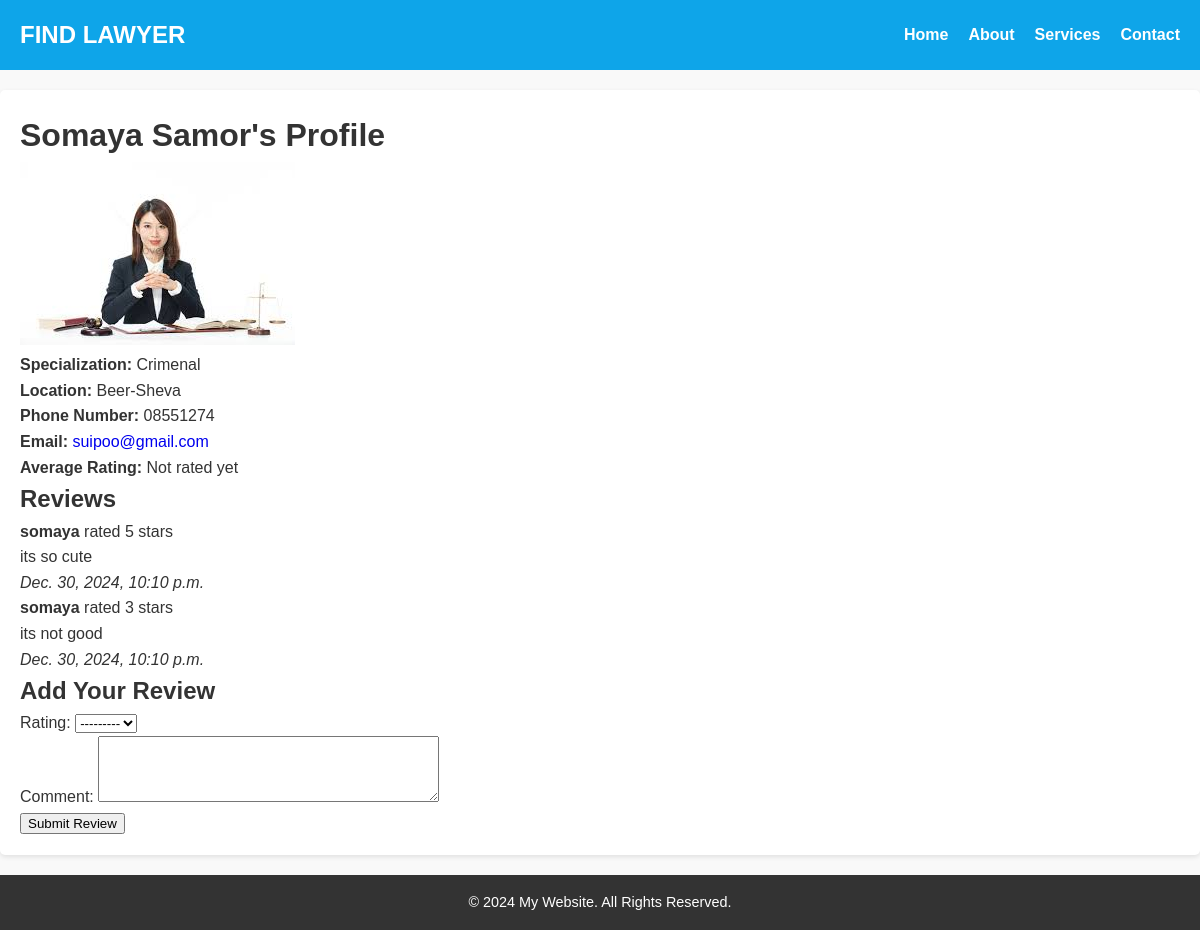
/lawyer/8/, run on the app's committed database.
### home/models.py (models this page shows, shortened)
class Lawyer(models.Model):
    first_name = models.CharField(max_length=100)
    last_name = models.CharField(max_length=100)
    specialization = models.CharField(max_length=200)
    location = models.CharField(max_length=200)
    photo = models.ImageField(upload_to='lawyer_photos/', null=True, blank=True)
    rating = models.DecimalField(max_digits=2, decimal_places=1, default=0.0)
    price_range = models.DecimalField(max_digits=10, decimal_places=2, default=0.0)
    years_of_experience = models.PositiveIntegerField()
    phone_number = models.CharField(max_length=15, blank=True, null=True)
    email = models.EmailField(blank=True, null=True)
    created_at = models.DateTimeField(default=timezone.now)  # Automatically set the current time

class Review(models.Model):
    lawyer = models.ForeignKey(Lawyer, on_delete=models.CASCADE, related_name='reviews')
    user = models.ForeignKey(User, on_delete=models.CASCADE)  # Review author
    rating = models.PositiveIntegerField(choices=[(i, i) for i in range(1, 6)])  # 1-5 stars
    comment = models.TextField(blank=True)
    created_at = models.DateTimeField(auto_now_add=True)

### home/views.py (the view, shortened to what this page needs)
# urls.py: path('lawyer/<int:pk>/', views.lawyer_profile, name='lawyer_profile'),
def lawyer_profile(request, pk):
    lawyer = get_object_or_404(Lawyer, pk=pk)
    reviews = lawyer.reviews.all()  # Fetch all reviews for the lawyer
    form = ReviewForm()  # Initialize the form here
    return render(request, 'home/lawyer_profile.html', {'lawyer': lawyer, 'reviews': reviews, 'form': form})

### home/forms.py
class ReviewForm(forms.ModelForm):
    class Meta:
        model = Review
        fields = ['rating', 'comment']
        widgets = {
            'rating': forms.Select(choices=[(i, i) for i in range(1, 6)]),
            'comment': forms.Textarea(attrs={'rows': 4}),
        }

### home/templates/home/lawyer_profile.html (shortened to what this page needs)
{% extends 'home/base_generic.html' %}
{% load static %}
{% block content %}
<div class="profile-container">
    <h1>{{ lawyer.first_name }} {{ lawyer.last_name }}'s Profile</h1>
    <div class="profile">
        <div class="profile-photo">
            {% if lawyer.photo %}
                <img src="{{ lawyer.photo.url }}" alt="{{ lawyer.first_name }}'s photo">
            {% else %}
                <p>No photo available</p>
            {% endif %}
        </div>
        <div class="profile-details">
            <p><strong>Specialization:</strong> {{ lawyer.specialization }}</p>
            <p><strong>Location:</strong> {{ lawyer.location }}</p>
            <p><strong>Phone Number:</strong> {{ lawyer.phone_number }}</p>
            <p><strong>Email:</strong> <a href="mailto:{{ lawyer.email }}">{{ lawyer.email }}</a></p>
            <p><strong>Average Rating:</strong> {{ lawyer.average_rating|default:"Not rated yet" }}</p>
        </div>
    </div>
    <div class="reviews-section">
        <h2>Reviews</h2>
        {% if reviews %}
            {% for review in reviews %}
                <div class="review">
                    <p><strong>{{ review.user.username }}</strong> rated {{ review.rating }} stars</p>
                    <p>{{ review.comment }}</p>
                    <p><em>{{ review.created_at }}</em></p>
                </div>
            {% endfor %}
        {% else %}
            <p>No reviews yet. Be the first to review!</p>
        {% endif %}
    </div>
    <div class="add-review">
        <h2>Add Your Review</h2>
        <form method="post">
            {{ form.as_p }}
            <button type="submit">Submit Review</button>
        </form>
    </div>
</div>
{% endblock %}

### home/static/home/styles_base.css (style rules this page uses)
body, h1, h2, h3, h4, h5, h6, p, ul, li, a { margin: 0; padding: 0; text-decoration: none; list-style: none; box-sizing: border-box; }
body { font-family: Arial, sans-serif; line-height: 1.6; color: #333; background-color: #f9f9f9; }

### data on the page
Lawyer: first_name "Somaya", last_name "Samor", photo (picture), specialization "Crimenal", location "Beer-Sheva", phone_number "08551274", email "suipoo@gmail.com"
Review: user.username "somaya", rating "5", comment "its so cute", created_at "Dec. 30, 2024, 10:10 p.m."
Review: user.username "somaya", rating "3", comment "its not good", created_at "Dec. 30, 2024, 10:10 p.m."

### other printed values
{{ lawyer.average_rating|default:"Not rated yet" }} "Not rated yet"
